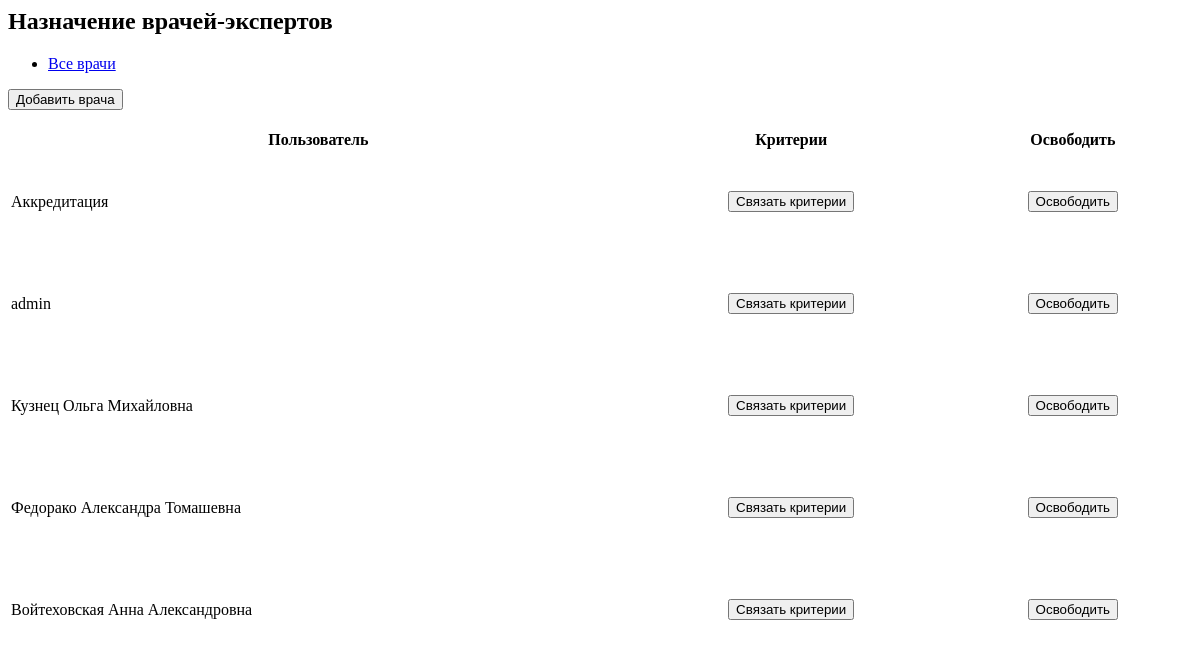
The page /naznachenie_vrachei.php (signed in) on the database its author committed.
### tables this page shows
CREATE TABLE `users` (
  `id_user` int NOT NULL,
  `username` varchar(255) NOT NULL,
  `login` varchar(255) NOT NULL,
  `password` varchar(255) NOT NULL,
  `id_role` int NOT NULL,
  `online` varchar(255) DEFAULT NULL,
  `last_act` varchar(255) DEFAULT NULL,
  `last_time_online` varchar(255) DEFAULT NULL,
  `last_page` varchar(255) DEFAULT NULL,
  `oblast` int DEFAULT NULL,
  `predsedatel` tinyint(1) DEFAULT NULL,
  `secretar` tinyint(1) DEFAULT NULL,
  `sotrudnik_MA` tinyint(1) DEFAULT NULL,
  `ne_sotrudnik_MA` tinyint(1) DEFAULT NULL,
  `doctor_expert` tinyint(1) DEFAULT NULL,
  `id_type` int DEFAULT NULL
);

### naznachenie_vrachei.php (the view, shortened to what this page needs)
<link rel="stylesheet" href="naznachenie_vrachi.css">
<?php if(isset($_COOKIE['login'])){?>
    <div class="content-wrapper">
        <div class="d-xl-flex justify-content-between align-items-start">
            <h2 class="text-dark font-weight-bold mb-2"> Назначение врачей-экспертов </h2>
        </div>
        <div class="row">
            <div class="col-md-12">
                <div class="d-sm-flex justify-content-between align-items-center transaparent-tab-border ">
                    <ul class="nav nav-tabs tab-transparent" role="tablist">
                        <li class="nav-item">
                            <a class="nav-link active" id="all-question-tab" data-toggle="tab" href="#allQuestions" role="tab" aria-selected="true">Все врачи</a>
                        </li>
                    </ul>
                </div>
                <div class="tab-content tab-transparent-content">
                    <div class="tab-pane fade show active" id="allQuestions" role="tabpanel" aria-labelledby="all-question-tab">
                        <div class="row">
                            <div class="col-12 grid-margin">
                                <div class="card">
                                    <div class="card-body">
                                        <button class="btn btn-primary" id ="addoctor" onclick="addDoctor()">Добавить врача</button>
                                        <br>
                                        <br>
                                        <?php
                                        $idlogin = $_COOKIE['login'];
                                        $queryroles = "SELECT id_role FROM users where id_role < 12 and id_role >= 4 and login = '$idlogin'";
                                        $resultroles=mysqli_query($con, $queryroles) or die ( mysqli_error($con));
                                        if (mysqli_num_rows($resultroles) == 1)
                                        {
                                            $rowroles = mysqli_fetch_assoc($resultroles);
                                            $idrole = $rowroles['id_role'];
                                                $query = "SELECT * FROM users AS us WHERE us.doctor_expert = 1 and us.id_role = '$idrole' ";
                                        }
                                        else{
                                            $query = "SELECT * FROM users AS us WHERE us.doctor_expert = 1";
                                        }
                                        $result=mysqli_query($con, $query) or die ( mysqli_error($con));
                                        for ($data = []; $row = mysqli_fetch_assoc($result); $data[] = $row);
                                        ?>
                                        <table id="example1" class="table table-striped table-bordered" style="width:100%">
                                            <thead>
                                            <tr>
                                                <th>Пользователь</th>
                                                <th>Критерии</th>
                                                <th>Освободить</th>
                                            </tr>
                                            </thead>
                                            <tbody>
                                            <?php
                                            foreach ($data as $app) {
                                                ?>
                                                <tr  id = "optname<?= $app['id_user'] ?>"  style="cursor: pointer; height: 100px;">
                                                    <td id = "usnam<?= $app['id_user']; ?>" ><?= $app['username'] ?></td>
                                                    <td style ="text-align: center"><button class="btn btn-success" id="svyazka" onclick="showModal('<?= $app['id_user']?>')">Связать критерии</button></td>
                                                    <td  style ="text-align: center"><button class="btn btn-success" id="svoboda"  onclick="deleteDoctor('<?= $app['id_user']?>')">Освободить</button></td>
                                                </tr>
                                                <?php
                                            }
                                            ?>
                                            </tbody>
                                        </table>
                                    </div>
                                </div>
                            </div>
                        </div>
                    </div>
                </div>
            </div>
        </div>
    </div>
<?php }
?>

### naznachenie_vrachi.css (style rules this page uses)
.show { display: block; }

### rows shown on the page
users: $app['id_user'] 1 (drawn), username "Аккредитация"
users: username "admin"
users: username "Кузнец Ольга Михайловна"
users: username "Федорако Александра Томашевна"
users: username "Войтеховская Анна Александровна"
